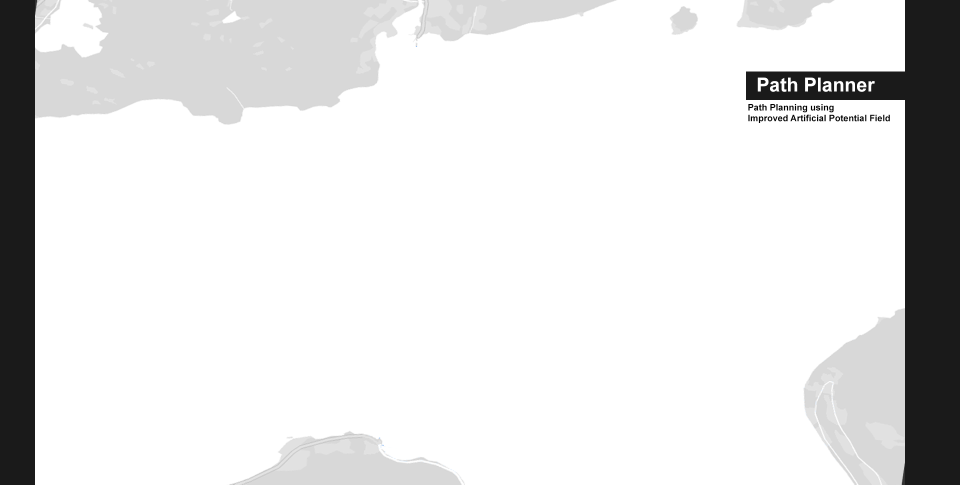
#> input picture bpop.png, 1920 x 969 px (shown at 1/2 size)
$ python Improved_APF.py
#> lines starting #> are read from the running program, lines starting #| are printed output that depends on the picture
### Original_APF.py

import math
import random
from matplotlib import pyplot as plt
from matplotlib.patches import Circle
import time


class Vector2d():


    def __init__(self, x, y):
        self.deltaX = x
        self.deltaY = y
        self.length = -1
        self.direction = [0, 0]
        self.vector2d_share()

    def vector2d_share(self):
        if type(self.deltaX) == type(list()) and type(self.deltaY) == type(list()):
            deltaX, deltaY = self.deltaX, self.deltaY
            self.deltaX = deltaY[0] - deltaX[0]
            self.deltaY = deltaY[1] - deltaX[1]
            self.length = math.sqrt(self.deltaX ** 2 + self.deltaY ** 2) * 1.0
            if self.length > 0:
                self.direction = [self.deltaX / self.length, self.deltaY / self.length]
            else:
                self.direction = None
        else:
            self.length = math.sqrt(self.deltaX ** 2 + self.deltaY ** 2) * 1.0
            if self.length > 0:
                self.direction = [self.deltaX / self.length, self.deltaY / self.length]
            else:
                self.direction = None

    def __add__(self, other):

        vec = Vector2d(self.deltaX, self.deltaY)
        vec.deltaX += other.deltaX
        vec.deltaY += other.deltaY
        vec.vector2d_share()
        return vec

    def __sub__(self, other):
        vec = Vector2d(self.deltaX, self.deltaY)
        vec.deltaX -= other.deltaX
        vec.deltaY -= other.deltaY
        vec.vector2d_share()
        return vec

    def __mul__(self, other):
        vec = Vector2d(self.deltaX, self.deltaY)
        vec.deltaX *= other
        vec.deltaY *= other
        vec.vector2d_share()
        return vec

    def __truediv__(self, other):
        return self.__mul__(1.0 / other)

    def __repr__(self):
        return 'Vector deltaX:{}, deltaY:{}, length:{}, direction:{}'.format(self.deltaX, self.deltaY, self.length,
                                                                             self.direction)


class APF():


    # [18 lines left out: function __init__, not called in this run]

    def attractive(self):

        att = (self.goal - self.current_pos) * self.k_att
        return att

    # [12 lines left out: function repulsion, not called in this run]

    def path_plan(self):

        while (self.iters < self.max_iters and (self.current_pos - self.goal).length > self.goal_threashold):
            f_vec = self.attractive() + self.repulsion()
            self.current_pos += Vector2d(f_vec.direction[0], f_vec.direction[1]) * self.step_size
            self.iters += 1
            self.path.append([self.current_pos.deltaX, self.current_pos.deltaY])
            if self.is_plot:
                plt.plot(self.current_pos.deltaX, self.current_pos.deltaY, '.b')
                plt.pause(self.delta_t)
        if (self.current_pos - self.goal).length <= self.goal_threashold:
            self.is_path_plan_success = True


# [54 lines that do not run on import are left out]

### Improved_APF.py

from Original_APF import APF, Vector2d
import matplotlib.pyplot as plt
import math
from matplotlib.patches import Circle
import random
import time
import numpy as np

def check_vec_angle(v1: Vector2d, v2: Vector2d):
    v1_v2 = v1.deltaX * v2.deltaX + v1.deltaY * v2.deltaY
    angle = math.acos(v1_v2 / (v1.length * v2.length)) * 180 / math.pi
    return angle


class APF_Improved(APF):
    def __init__(self, start: (), goal: (), obstacles: [], k_att: float, k_rep: float, rr: float,
                 step_size: float, max_iters: int, goal_threshold: float, is_plot=False):
        self.start = Vector2d(start[0], start[1])
        self.current_pos = Vector2d(start[0], start[1])
        self.goal = Vector2d(goal[0], goal[1])
        self.obstacles = [Vector2d(OB[0], OB[1]) for OB in obstacles]
        self.k_att = k_att
        self.k_rep = k_rep
        self.rr = rr
        self.step_size = step_size
        self.max_iters = max_iters
        self.iters = 0
        self.goal_threashold = goal_threshold
        self.path = list()
        self.is_path_plan_success = False
        self.is_plot = is_plot
        self.delta_t = 0.01

    def repulsion(self):

        rep = Vector2d(0, 0)
        for obstacle in self.obstacles:
            # obstacle = Vector2d(0, 0)
            obs_to_rob = self.current_pos - obstacle
            rob_to_goal = self.goal - self.current_pos
            if (obs_to_rob.length > (self.rr)):
                pass
            else:
                rep_1 = Vector2d(obs_to_rob.direction[0], obs_to_rob.direction[1]) * self.k_rep * (
                        1.0 / obs_to_rob.length - 1.0 / self.rr) / (obs_to_rob.length ** 2) * (rob_to_goal.length ** 2)
                rep_2 = Vector2d(rob_to_goal.direction[0], rob_to_goal.direction[1]) * self.k_rep * ((1.0 / obs_to_rob.length - 1.0 / self.rr) ** 2) * rob_to_goal.length
                rep +=(rep_1+rep_2)
        return rep


if __name__ == '__main__':

    k_att, k_rep = 1.0, 100.0
    rr = 1000
    step_size, max_iters, goal_threashold = 15, 600, 4.3
    step_size_ = 15


    start, goal = (0, 0), (14, 4180)
    is_plot = True
    if is_plot:
        img = plt.imread("bpop.png")
#> img is the input picture: shape (969, 1920, 3) float32; mean R, G, B 0.889, 0.889, 0.889
        fig, ax = plt.subplots()
        fig.set_size_inches(15, 10)
        plt.subplots_adjust(left=0.05, right=0.95, top=0.95, bottom=0.05)
        ax.imshow(img, extent=[-4122, 6028, -400, 4675], alpha=0.96)
        plt.xlim([-4122, 6028])
        plt.ylim([-400, 4675])
        plt.xlabel('East (m)')
        plt.ylabel('North (m)')
        plt.grid(alpha=0.2)
        plt.plot(start[0], start[1], '*r')
        plt.plot(goal[0], goal[1], '*r')

        # [9 lines of commented-out code are left out]

        corc = 40
        sine_degt1 = math.sin(math.radians(corc))
        cos_degt1 = math.cos(math.radians(corc))
        z1 = 10 * sine_degt1
        p1 = 10 * cos_degt1
        Pio = plt.quiver(2750, 550, z1, p1, scale=110, color='white', pivot='middle')


    obs = [[-40, 800], [20, 500], [30, 250], [60, 2000], [6, 3000], [100, 1260], [11, 2400], [14, 1400]]

    print('obstacles: {0}'.format(obs))
    for i in range(0):
        obs.append([random.uniform(2, goal[1] - 1), random.uniform(2, goal[1] - 1)])

    if is_plot:
        for OB in obs:
            circle = Circle(xy=(OB[0], OB[1]), radius=(rr/4), alpha=0.3)
            ax.add_patch(circle)
            plt.plot(OB[0], OB[1], 'xk')
    t1 = time.time()
    #for i in range(1000):

    # path plan
    if is_plot:
        apf = APF_Improved(start, goal, obs, k_att, k_rep, rr, step_size, max_iters, goal_threashold, is_plot)
    else:
        apf = APF_Improved(start, goal, obs, k_att, k_rep, rr, step_size, max_iters, goal_threashold, is_plot)
    apf.path_plan()
#> the loop in path_plan, `while (self.iters < self.max_iters and (self.current_pos - self.goal)...` made 281 passes
#> pass 1, in path_plan, `plt.pause(self.delta_t)`:
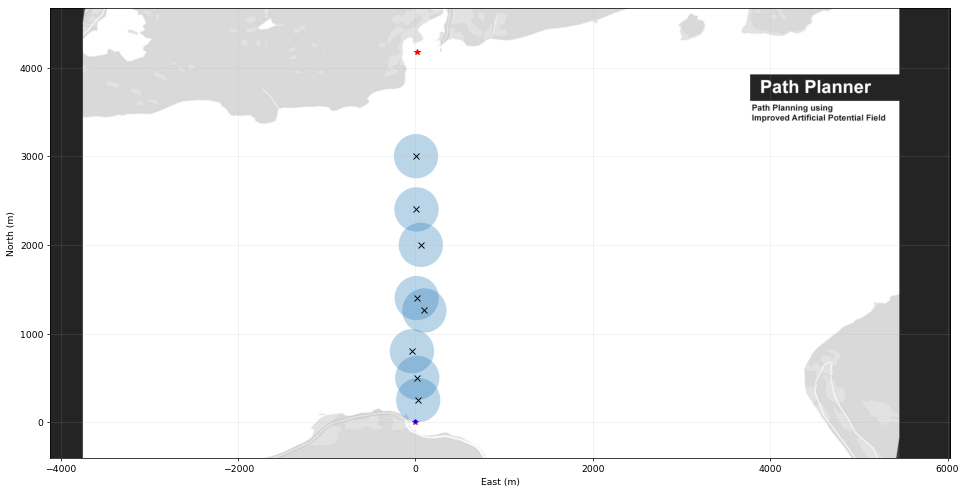
#> figure drawn by matplotlib, 1 panel
    if apf.is_path_plan_success:
        path = apf.path
        path_ = []
        i = int(step_size_ / step_size)
        while (i < len(path)):
            path_.append(path[i])
            i += int(step_size_ / step_size)

        if path_[-1] != path[-1]:
            path_.append(path[-1])
        print('planed path points:{}'.format(path_))
        print('path plan success')


        if is_plot:
            px, py = [K[0] for K in path_], [K[1] for K in path_]
            print('pox ',px)
            print('length of pox : ', len(px))
            new_px =[]
            new_py =[]
            for i in range(len(px)):
                new_px.append(round(px[i],3))
                new_py.append(round(py[i], 3))

            print('New Px : ', new_px)
            print('New Py : ', new_py)

            DS_px = []
            DS_py = []
            for i in range(len(new_px)):
                if i%4 == 0:
                    DS_px.append(round(new_px[i], 3))
                    DS_py.append(round(new_py[i], 3))
            print('Length of DSx : ', len(DS_px))
            print('Length of DSy : ', len(DS_py))
            print('DS px : ',DS_px )
            print('DS py : ', DS_py)

            print('poy',py)
            print('length of poy : ', len(py))

            ax.plot(px, py, '^k')


            #plt.plot(DS_px, DS_py, 'o', color='red')
            ows_Info = plt.text(3750, 2300,
                                f'Path Planning Success \nThe Way Points for the route: ',
                                fontsize=10, color='black')

            ows_Info2 = plt.text(3750, 2000,
                                f'Downs SAp \nThe Way Points for the route: {DS_px}',
                                fontsize=10, color='black')

            plt.show()
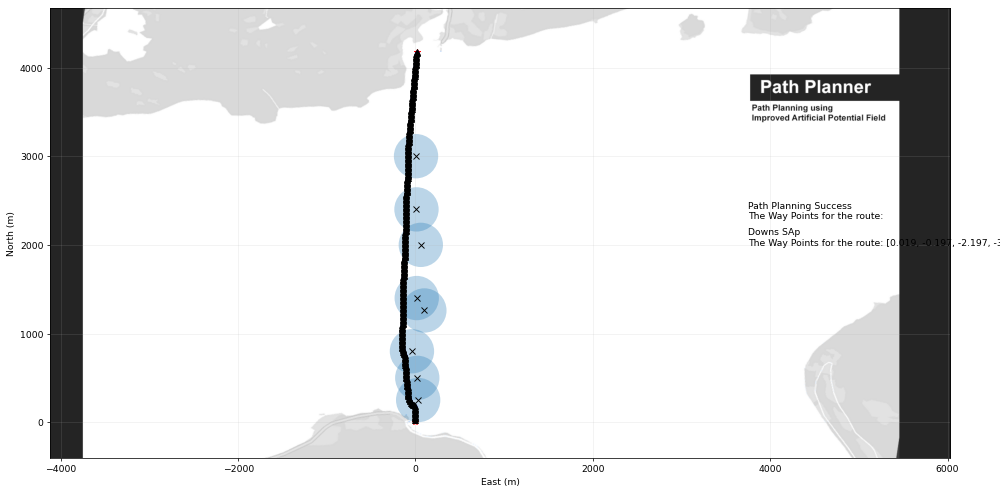
#> figure drawn by matplotlib, 1 panel

            # [5 lines of commented-out code are left out]


    else:
        print('path plan failed')
    t2 = time.time()
    print('Time:{},time2:{}'.format(t2-t1,(t2-t1)/1000))
